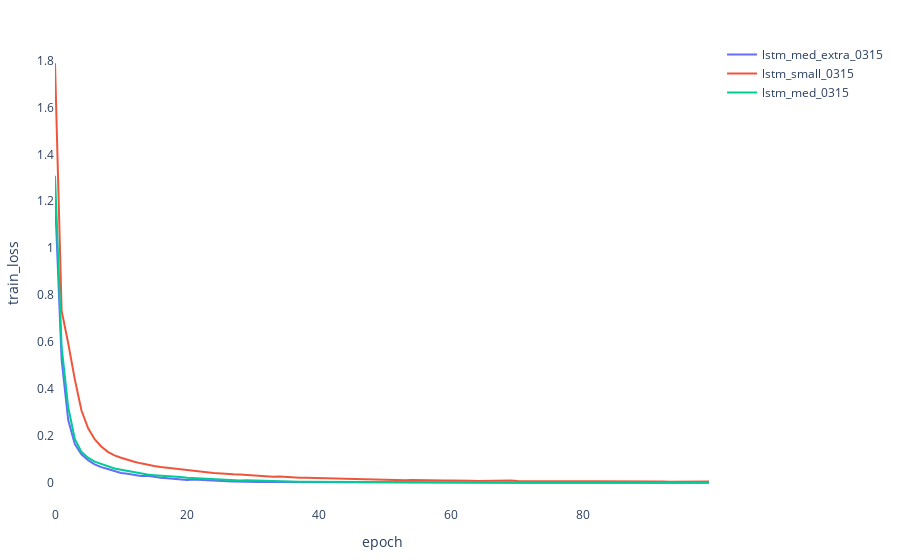
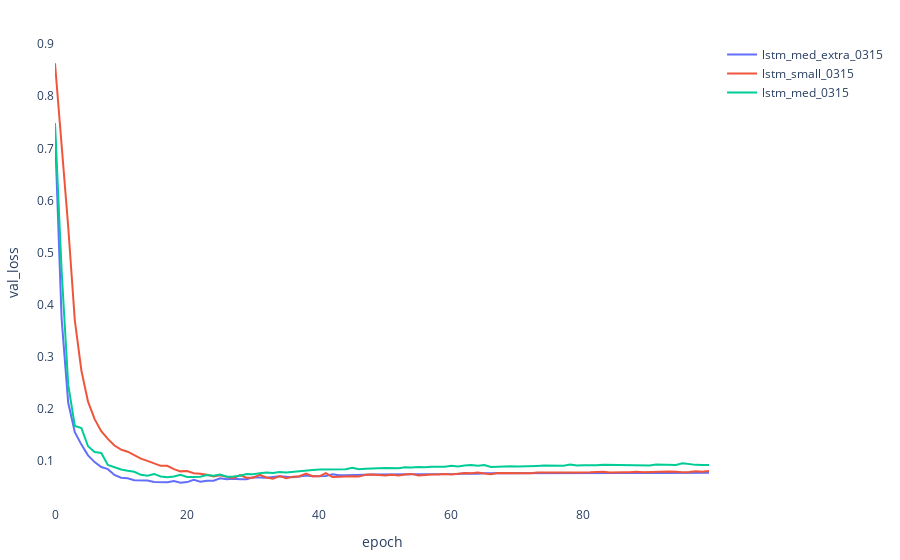
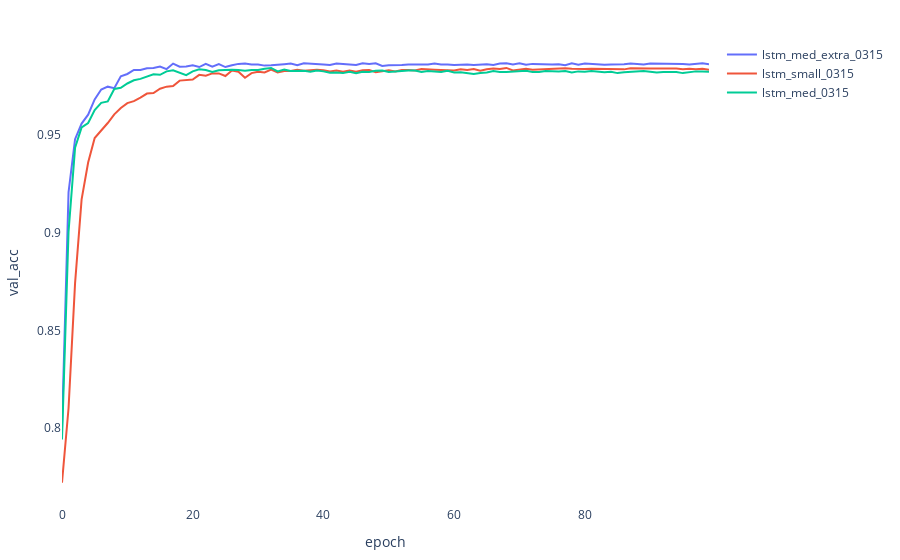

Notebook code for these charts, in order:
### Markdown cell above
## look at training results

### Code cell
from glob import glob
import json
from os import path as osp
from plotly import graph_objects as go
from datatools import plotting

plotting.set_plotly_template(base_template="plotly")

files = glob("../models_trained/*_meta.json")
model_ids = [osp.split(f)[-1].removesuffix("_meta.json") for f in files]

print(model_ids)
meta = {}
for m_id, m_pth in zip(model_ids, files):
    with open(m_pth) as f:
        meta[m_id] = json.load(f)

print("meta keys", list(list(meta.values())[0].keys()))

for mk in ["train_loss", "val_loss", "val_acc"]:
    go.Figure(
        layout=go.Layout(xaxis_title="epoch", yaxis_title=mk),
        data=[go.Scatter(y=m["metrics"][mk], name=m_id) for m_id, m in meta.items()],
    ).show()
